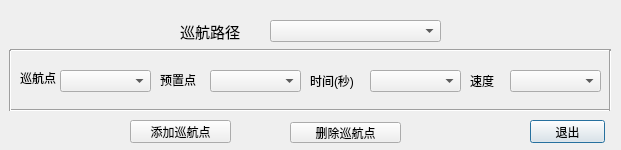
<ui version="4.0" >
 <class>PtzCruiseClass</class>
 <widget class="QDialog" name="PtzCruiseClass" >
  <property name="geometry" >
   <rect>
    <x>0</x>
    <y>0</y>
    <width>621</width>
    <height>150</height>
   </rect>
  </property>
  <property name="windowTitle" >
   <string>PtzCruise</string>
  </property>
  <widget class="QLabel" name="label_presetpoint" >
   <property name="geometry" >
    <rect>
     <x>180</x>
     <y>20</y>
     <width>71</width>
     <height>21</height>
    </rect>
   </property>
   <property name="text" >
    <string>&lt;html>&lt;head>&lt;meta name="qrichtext" content="1" />&lt;style type="text/css">
p, li { white-space: pre-wrap; }
&lt;/style>&lt;/head>&lt;body style=" font-family:'宋体'; font-size:9pt; font-weight:400; font-style:normal;">
&lt;p style=" margin-top:0px; margin-bottom:0px; margin-left:0px; margin-right:0px; -qt-block-indent:0; text-indent:0px;">&lt;span style=" font-size:11pt;">巡航路径&lt;/span>&lt;/p>&lt;/body>&lt;/html></string>
   </property>
  </widget>
  <widget class="QComboBox" name="comboBox_ptzcruisepath" >
   <property name="geometry" >
    <rect>
     <x>270</x>
     <y>20</y>
     <width>171</width>
     <height>22</height>
    </rect>
   </property>
  </widget>
  <widget class="QPushButton" name="pushButton_exit" >
   <property name="geometry" >
    <rect>
     <x>530</x>
     <y>120</y>
     <width>75</width>
     <height>23</height>
    </rect>
   </property>
   <property name="text" >
    <string>退出</string>
   </property>
  </widget>
  <widget class="Line" name="line_2" >
   <property name="geometry" >
    <rect>
     <x>10</x>
     <y>100</y>
     <width>601</width>
     <height>20</height>
    </rect>
   </property>
   <property name="orientation" >
    <enum>Qt::Horizontal</enum>
   </property>
  </widget>
  <widget class="Line" name="line" >
   <property name="geometry" >
    <rect>
     <x>10</x>
     <y>40</y>
     <width>601</width>
     <height>20</height>
    </rect>
   </property>
   <property name="orientation" >
    <enum>Qt::Horizontal</enum>
   </property>
  </widget>
  <widget class="QPushButton" name="pushButton_deletecruisepoint" >
   <property name="geometry" >
    <rect>
     <x>290</x>
     <y>122</y>
     <width>111</width>
     <height>21</height>
    </rect>
   </property>
   <property name="text" >
    <string>删除巡航点</string>
   </property>
  </widget>
  <widget class="Line" name="line_4" >
   <property name="geometry" >
    <rect>
     <x>600</x>
     <y>50</y>
     <width>20</width>
     <height>61</height>
    </rect>
   </property>
   <property name="orientation" >
    <enum>Qt::Vertical</enum>
   </property>
  </widget>
  <widget class="QPushButton" name="pushButton_addcruisepoint" >
   <property name="geometry" >
    <rect>
     <x>130</x>
     <y>120</y>
     <width>101</width>
     <height>23</height>
    </rect>
   </property>
   <property name="text" >
    <string>添加巡航点</string>
   </property>
  </widget>
  <widget class="Line" name="line_3" >
   <property name="geometry" >
    <rect>
     <x>0</x>
     <y>50</y>
     <width>20</width>
     <height>61</height>
    </rect>
   </property>
   <property name="orientation" >
    <enum>Qt::Vertical</enum>
   </property>
  </widget>
  <widget class="QLabel" name="label" >
   <property name="geometry" >
    <rect>
     <x>20</x>
     <y>70</y>
     <width>41</width>
     <height>16</height>
    </rect>
   </property>
   <property name="text" >
    <string>巡航点</string>
   </property>
  </widget>
  <widget class="QLabel" name="label_2" >
   <property name="geometry" >
    <rect>
     <x>160</x>
     <y>70</y>
     <width>51</width>
     <height>20</height>
    </rect>
   </property>
   <property name="text" >
    <string>预置点</string>
   </property>
  </widget>
  <widget class="QLabel" name="label_3" >
   <property name="geometry" >
    <rect>
     <x>310</x>
     <y>70</y>
     <width>51</width>
     <height>21</height>
    </rect>
   </property>
   <property name="text" >
    <string>时间(秒)</string>
   </property>
  </widget>
  <widget class="QLabel" name="label_4" >
   <property name="geometry" >
    <rect>
     <x>470</x>
     <y>70</y>
     <width>31</width>
     <height>21</height>
    </rect>
   </property>
   <property name="text" >
    <string>速度</string>
   </property>
  </widget>
  <widget class="QComboBox" name="comboBox_ptzcruisepoint" >
   <property name="geometry" >
    <rect>
     <x>60</x>
     <y>70</y>
     <width>91</width>
     <height>22</height>
    </rect>
   </property>
  </widget>
  <widget class="QComboBox" name="comboBox_ptzcruisepresetpoint" >
   <property name="geometry" >
    <rect>
     <x>210</x>
     <y>70</y>
     <width>91</width>
     <height>22</height>
    </rect>
   </property>
  </widget>
  <widget class="QComboBox" name="comboBox_ptzcruisetime" >
   <property name="geometry" >
    <rect>
     <x>370</x>
     <y>70</y>
     <width>91</width>
     <height>22</height>
    </rect>
   </property>
  </widget>
  <widget class="QComboBox" name="comboBox_ptzcruisespeed" >
   <property name="geometry" >
    <rect>
     <x>510</x>
     <y>70</y>
     <width>91</width>
     <height>22</height>
    </rect>
   </property>
  </widget>
 </widget>
 <layoutdefault spacing="6" margin="11" />
 <resources/>
 <connections/>
</ui>
